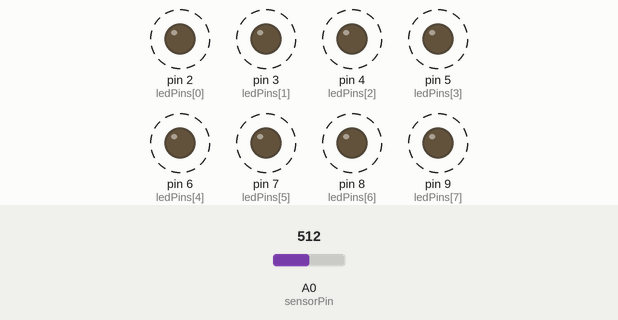
This sketch was run on a simulated Arduino Uno, built with avr-gcc and run on an emulated ATmega328P. Parts: output pins drawn as LEDs (lit = HIGH). Dashed ring = blinking. Inputs (shaded band) come from the test bench; at power-on: A0 (sensorPin) = 512.

Above: at 1.8 s.
1.9 s: A0 (sensorPin) set to 0
At 2.7 s:
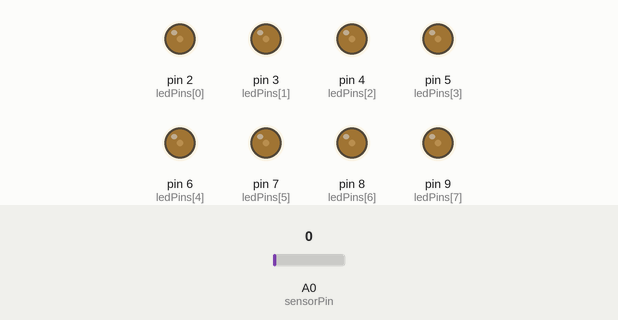
3.6 s: A0 (sensorPin) set to 17
At 3.77 s:
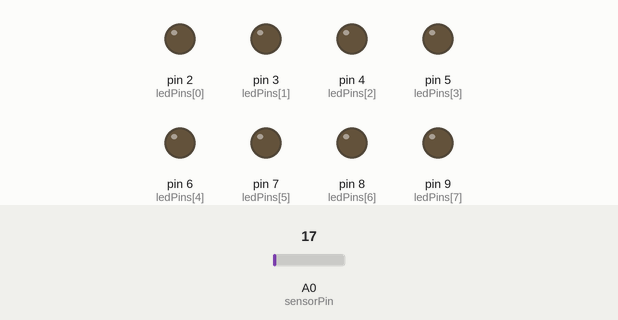
At 4.7 s:
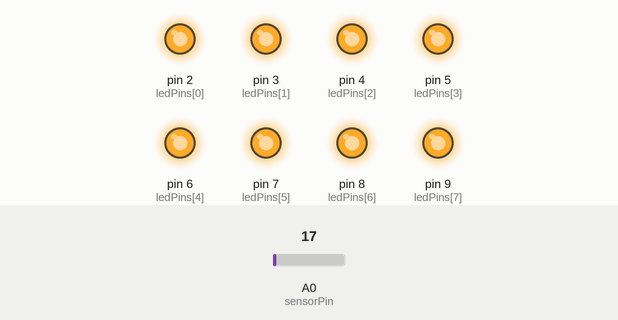
Timing chart, 0 to 20.5 s (numbered marks = the images above; inputs shaded):
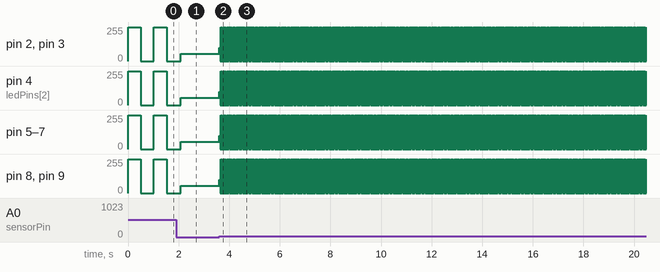

Measured:
- after the input at 3.6 s, pin 2 (ledPins[0]), pin 3 (ledPins[1]), pin 4 (ledPins[2]), pin 5 (ledPins[3]), pin 6 (ledPins[4]), pin 7 (ledPins[5]), pin 8 (ledPins[6]), pin 9 (ledPins[7]): 53/255 → 98/255 at once, then repeats every 0.03 s: 0/255 0.02 s, 255/255 0.02 s
- by itself, pin 2 (ledPins[0]), pin 3 (ledPins[1]), pin 4 (ledPins[2]), pin 5 (ledPins[3]), pin 6 (ledPins[4]), pin 7 (ledPins[5]), pin 8 (ledPins[6]), pin 9 (ledPins[7]): alternates 255/255 for 0.51 s and 0/255 for 0.51 s

The sketch:

potblinkled.ino
```cpp
int ledPins[] = {2,3,4,5,6,7,8,9};
int sensorPin=0;

void setup()
{
  int index;

  for(index = 0; index <= 7; index++)
  {
    pinMode(ledPins[index],OUTPUT);
  }
}


void loop()
{
  allTogether();
}

void allTogether()
{
  int index;
  int sensorValue = analogRead(sensorPin);
  int delayTime = sensorValue;

  for(index = 0; index <= 7; index++)
  {
    digitalWrite(ledPins[index], HIGH);
  }

  delay(delayTime);

  for(index = 0; index <= 7; index++)
  {
    digitalWrite(ledPins[index], LOW);
  }

  delay(delayTime);
}
```
